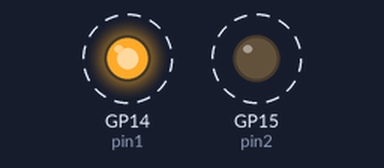
The program below on a simulated Raspberry Pi Pico running MicroPython. Shown: output pins drawn as LEDs (lit = HIGH). Dashed ring = blinking.

Above: at 0.2 s.
Timing chart, 0 to 3.0 s (numbered marks = the images above):
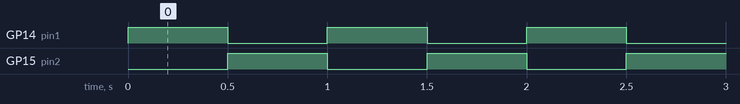

Measured:
- by itself, GP14 (pin1), GP15 (pin2): alternates HIGH for 0.50 s and LOW for 0.50 s

The program:

Two_Colour_LED_Flash.py
```python
# BiColour LED example

# LED connected with resistor between the two pins defines in the code.

from machine import Pin
from utime import sleep

# Define pins used for LED
p1 = 14
p2 = 15

# Note that BOTH pins have to be defined as outputs for this to work
# Defining either one as an input will not work

pin1 = Pin(p1, Pin.OUT, value=0)
pin2 = Pin(p2, Pin.OUT, value=0)

try:
    while True:
        pin1.toggle()
        pin2.value(not pin1.value())
        sleep(0.5)

except (KeyboardInterrupt):
        pin1.low()
        pin2.low()
        print("Stop pressed")
```
